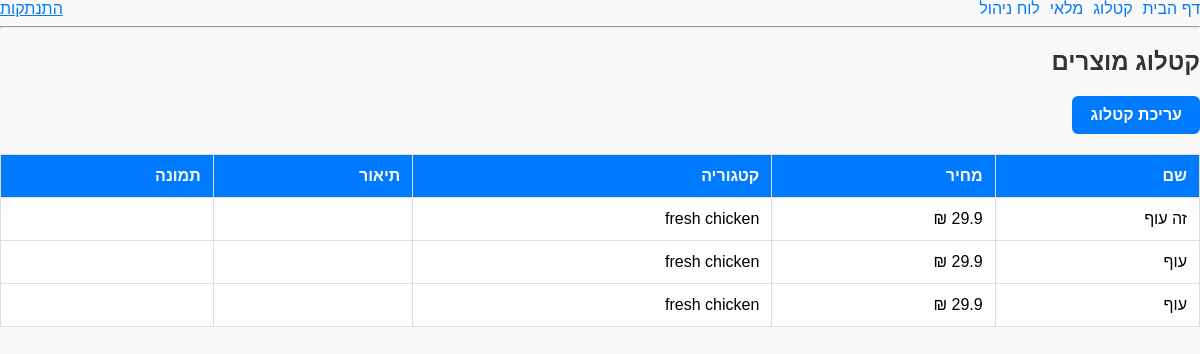
The page /katalog (signed in) on the database its author committed.
### tables this page shows
CREATE TABLE products (
            id INTEGER PRIMARY KEY AUTOINCREMENT,
            name TEXT NOT NULL,
            price REAL NOT NULL,
            category_id INTEGER,
            description TEXT,
            image_url TEXT,
            FOREIGN KEY (category_id) REFERENCES categories(id)
        );

CREATE TABLE categories (
            id INTEGER PRIMARY KEY AUTOINCREMENT,
            name TEXT NOT NULL UNIQUE
        );

### app.py (the view)
@app.route('/katalog')
def show_katalog():
    db = get_db()
    cur = db.execute('''
        SELECT products.id, products.name, products.price, categories.name AS category
        FROM products
        LEFT JOIN categories ON products.category_id = categories.id
    ''')
    products = cur.fetchall()
    return render_template('katalog.html', products=products)

### app.py (called while the page is built)
def get_db(): # פותח חיבור למסד נתונים
    db = getattr(g, '_database', None)
    if db is None:
        db = g._database = sqlite3.connect(DATABASE)
        db.row_factory = sqlite3.Row
    return db

@app.teardown_appcontext
def close_connection(exception):
    db = getattr(g, '_database', None)
    if db is not None:
        db.close()

### templates/katalog.html (shortened to what this page needs)
{% extends "base.html" %}
{% block content %}
<h2>קטלוג מוצרים</h2>
{% if session.get('role') == 'admin' %}
    <a href="/katalog/new" class="btn">עריכת קטלוג</a>
{% endif %}
<table>
    <tr>
        <th>שם</th>
        <th>מחיר</th>
        <th>קטגוריה</th>
        <th>תיאור</th>
        <th>תמונה</th>
    </tr>
    {% for product in products %}
    <tr>
        <td>{{ product.name }}</td>
        <td>{{ product.price }} ₪</td>
        <td>{{ product.category }}</td>
        <td>{{ product.description }}</td>
        <td><img src="{{ product.image_url }}" width="80"></td>
    </tr>
    {% endfor %}
</table>
{% endblock %}

### static/style.css (style rules this page uses)
body { font-family: Arial, sans-serif; background-color: #f9f9f9; direction: rtl; text-align: right; margin: 0; }
h1, h2, h3 { color: #333; }
button, .btn { background-color: #007bff; color: white; border: none; padding: 10px 18px; border-radius: 6px; cursor: pointer; font-weight: bold; text-decoration: none; display: inline-block; }
table { border-collapse: collapse; width: 100%; margin-top: 20px; background-color: #fff; }
th, td { border: 1px solid #ddd; padding: 12px; }
th { background-color: #007bff; color: white; }
a { color: #007bff; text-decoration: none; }

### rows shown on the page
products: name "זה עוף", category "fresh chicken"
products: name "עוף", category "fresh chicken"
products: name "עוף", category "fresh chicken"
